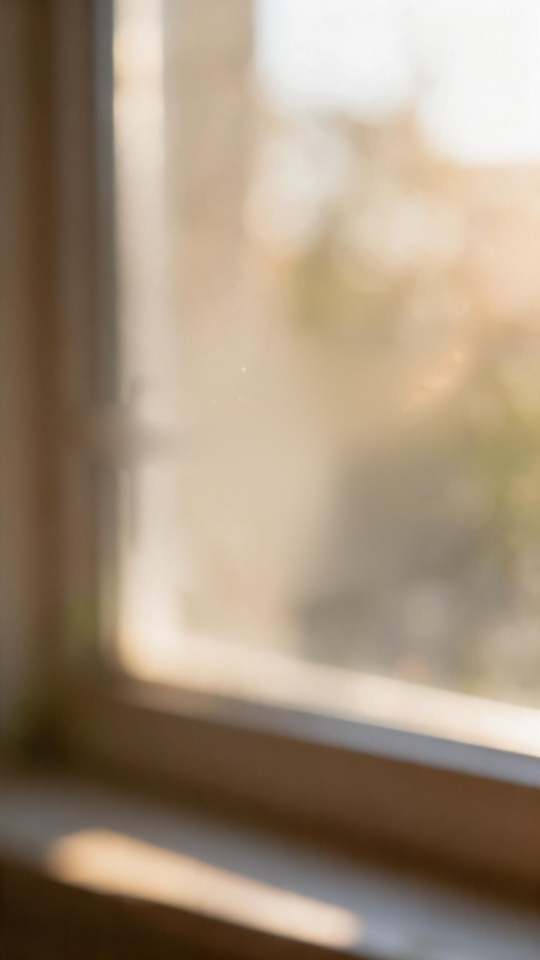
#> input picture film/scenes/s/I1/wasp_clean.jpg, 1080 x 1920 px (shown at 1/2 size)
$ python covers.py ../scenes/s/I1/wasp_clean.jpg ../scenes/s/I1/wasp_clean.jpg ../scenes/s/I1/wasp_clean.jpg
#> lines starting #> are read from the running program, lines starting #| are printed output that depends on the picture
# 封面：就一个「选」。由 2× 渲染的 9:16 底图（scenes/coverglyph.tsx）裁/拼成 9:16、3:4、4:3（都是 2 倍分辨率，抖音不会嫌低）。
# 用法：python -P -E tools/covers.py <底图.png> <后缀>
import sys
from pathlib import Path
import numpy as np
from PIL import Image, ImageFilter
src, tag = Path(sys.argv[1]), sys.argv[2]
out = Path(__file__).resolve().parent.parent / "out/final"; out.mkdir(parents=True, exist_ok=True)
im = Image.open(src).convert("RGB")   # 2160×3840，「选」中心在 y≈1780
#> im is the input picture: PIL image 1080x1920 RGB; mean R, G, B 163.5, 145.6, 124.7
W, H = im.size
#> W = 1080; H = 1920
cy = 1780
im.save(out / f"封面_9x16_{tag}.jpg", quality=95)
im.crop((0, cy - 1440, W, cy + 1440)).save(out / f"封面_3x4_{tag}.jpg", quality=95)
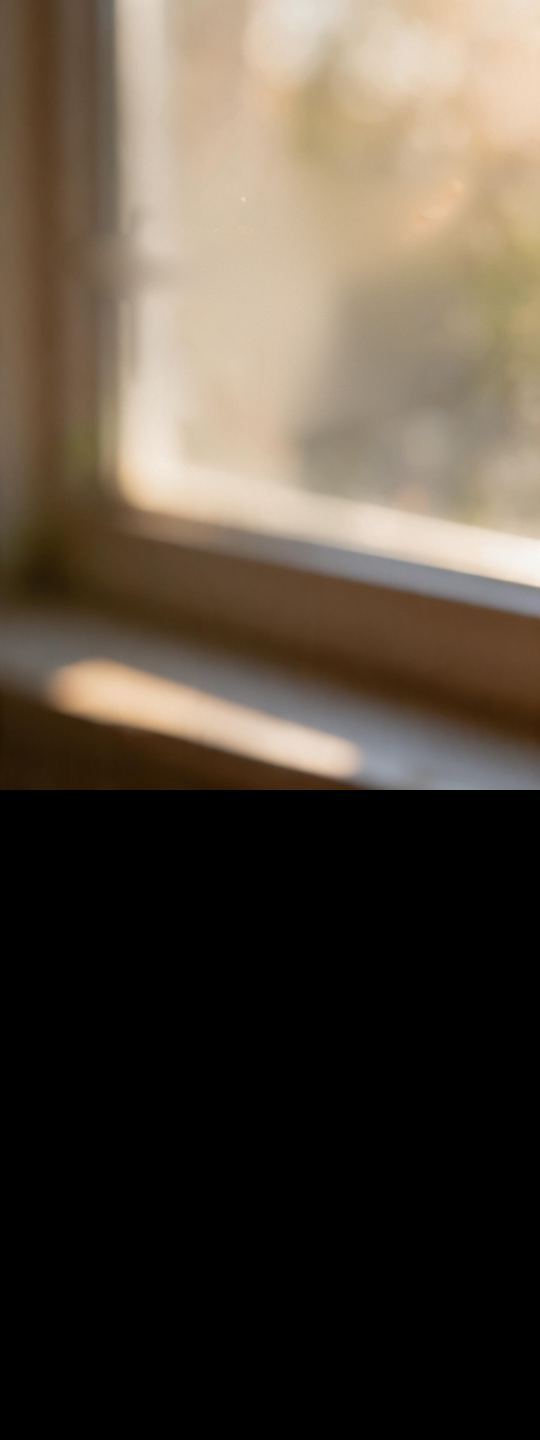
#> saved as wasp_clean.jpg.jpg: PIL image 1080x2880 RGB (shown at 1/2 size); mean R, G, B 85.8, 75, 62.5
# 4:3：用小一号「选」的底图（CoverGlyphSmall，字高 620）中间裁 2160×1620
if len(sys.argv) > 3:
    sm = Image.open(sys.argv[3]).convert("RGB")
    sm.crop((0, cy - 810, W, cy + 810)).save(out / f"封面_4x3_{tag}.jpg", quality=95)
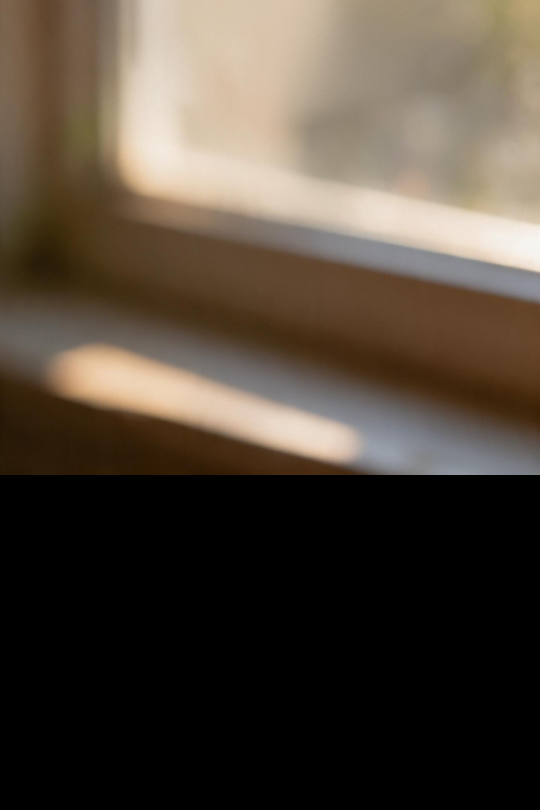
#> saved as wasp_clean.jpg.jpg: PIL image 1080x1620 RGB (shown at 1/2 size); mean R, G, B 80.8, 70.2, 58.5
print("ok", [p.name for p in sorted(out.glob(f'封面_*_{tag}.jpg'))])
